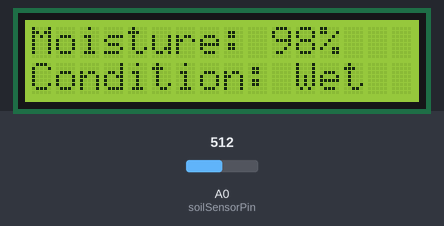
A sketch run on a simulated Arduino Uno, built with avr-gcc and run on an emulated ATmega328P. Parts: 16×2 character LCD. The inputs (shaded band) are chosen by the test bench; at power-on: A0 (soilSensorPin) = 512. What the sketch prints to the serial monitor is not drawn.

Above: at 1.3 s.
1.4 s: A0 (soilSensorPin) set to 690
At 3.0 s:
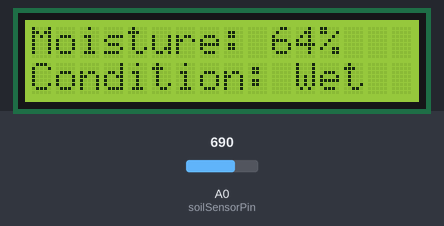
3.7 s: A0 (soilSensorPin) set to 717
At 5.4 s:
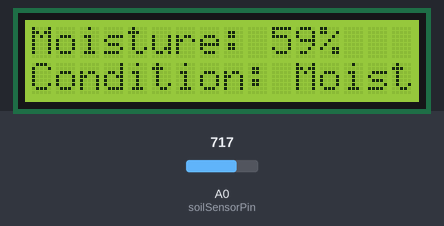
5.7 s: A0 (soilSensorPin) set to 939
At 7.1 s:
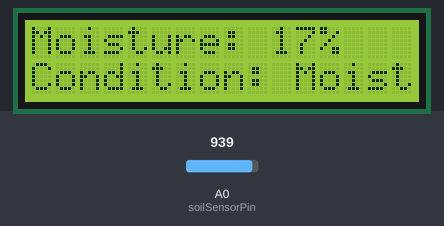
7.8 s: A0 (soilSensorPin) set to 961
At 9.6 s:
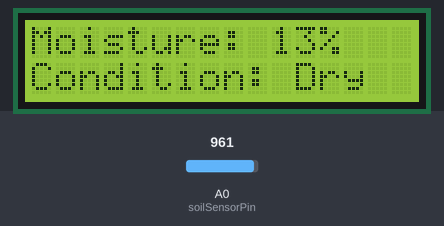
9.9 s: A0 (soilSensorPin) set to 940
At 11.1 s:
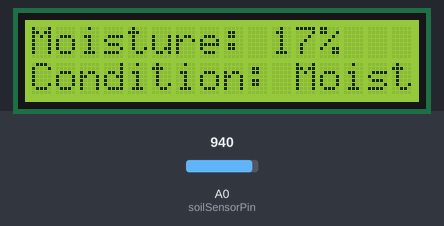
11.9 s: A0 (soilSensorPin) set to 959
At 13.8 s:
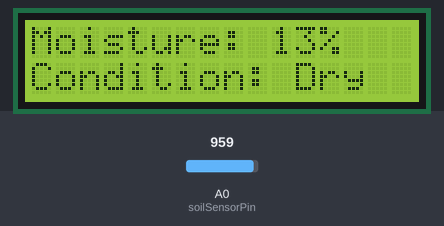
Timing chart, 0 to 15.0 s (numbered marks = the images above; inputs shaded):
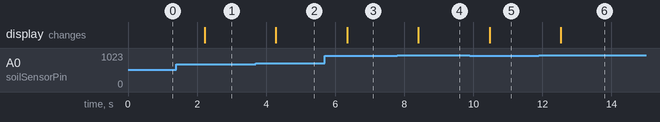

Measured:
- the behaviour switches between 699 and 700 on A0 (soilSensorPin) (found by bisection; images 1 and 2)
- the behaviour switches between 949 and 950 on A0 (soilSensorPin) (found by bisection; images 3 and 4)
- after the input at 1.4 s, the display: changes after 0.82 s (image 1)
- after the input at 3.7 s, the display: changes after 0.58 s (image 2)
- after the input at 5.7 s, the display: changes after 0.65 s (image 3)
- after the input at 7.8 s, the display: changes after 0.61 s (image 4)
- after the input at 9.9 s, the display: changes after 0.57 s (image 5)
- after the input at 11.9 s, the display: changes after 0.63 s (image 6)

The sketch:

Soil_Sensor.ino
```cpp
#include <Wire.h>
#include <LiquidCrystal_I2C.h>

// NodeMCU pin connected to soil moisture sensor
const int soilSensorPin = A0;

// LCD module address
const int lcdAddress = 0x27;

LiquidCrystal_I2C lcd(lcdAddress, 16, 2);  // Initialize the LCD

void setup() {
  Serial.begin(9600);
  lcd.backlight();
  lcd.init();
  lcd.begin(16, 2);  // Initialize the LCD columns and rows
  pinMode(soilSensorPin, INPUT);
}

void loop() {
  // Read the soil moisture value
  int moistureValue = analogRead(soilSensorPin);

  // Invert the moisture value to represent moisture content
  int moistureContent = map(moistureValue, 500, 1024, 100, 0);

  // Determine the soil condition based on moisture value
  String soilCondition;
  if (moistureValue < 700) {
    soilCondition = "Wet";
  } else if ((moistureValue > 659)&&(moistureValue < 950)) {
    soilCondition = "Moist";
  } else if (moistureValue > 949) {
    soilCondition = "Dry";
  }
  //else{soilCondition = ".....";}

  // Print the moisture value and soil condition to the serial monitor
  Serial.print("Moisture value: ");
  Serial.print(moistureValue);
  Serial.print("\tMoisture content: ");
  Serial.print(moistureContent);
  Serial.print("%\tSoil condition: ");
  Serial.println(soilCondition);

  // Display the moisture content and soil condition on the LCD
  lcd.clear();
  lcd.setCursor(0, 0);
  lcd.print("Moisture: ");
  lcd.print(moistureContent);
  lcd.print("%");
  lcd.setCursor(0, 1);
  lcd.print("Condition: ");
  lcd.print(soilCondition);

  delay(1000); // Delay for 1 second
}
```
